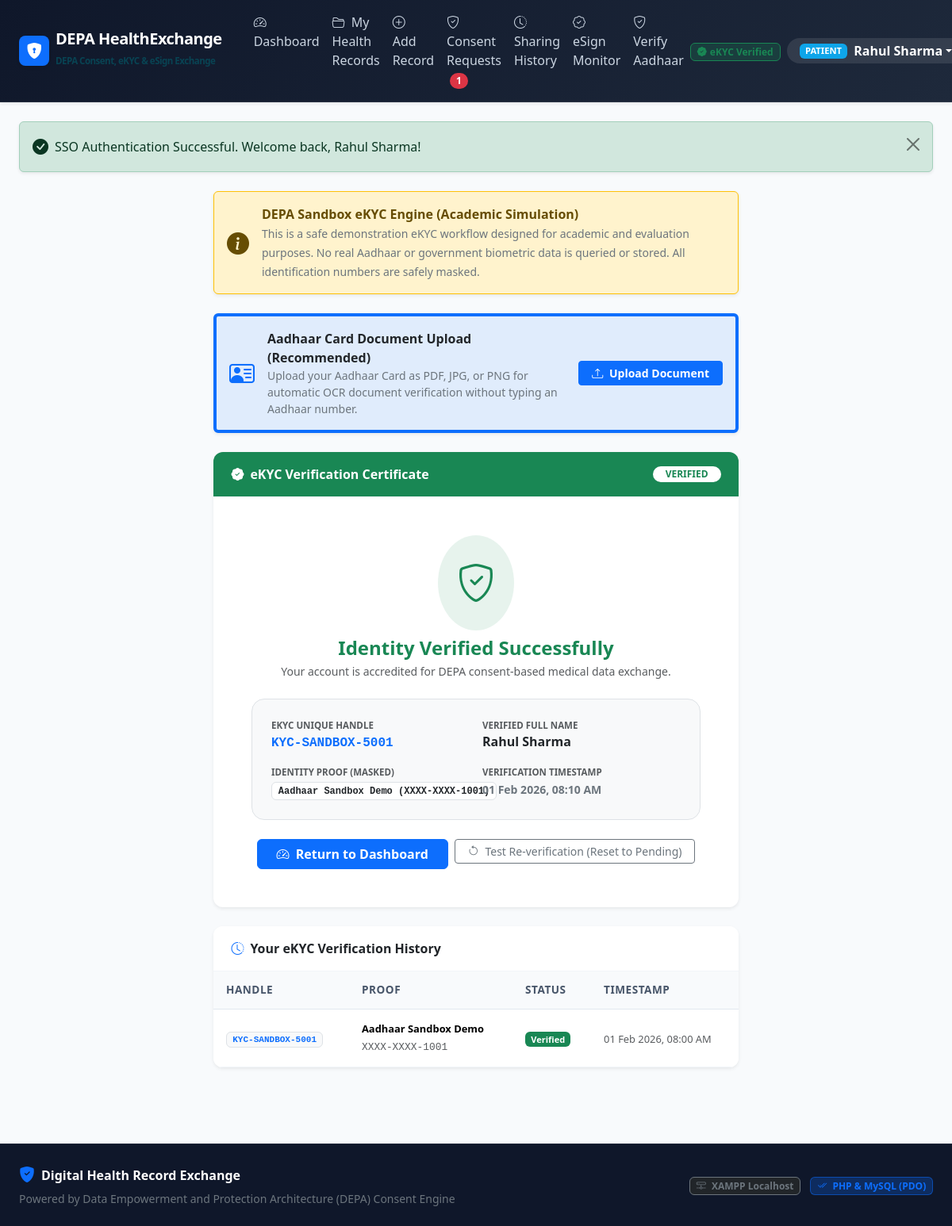
Page /ekyc/verify.php (signed in) on the committed database.
### tables this page shows
CREATE TABLE `ekyc_verifications` (
    `id` INT AUTO_INCREMENT PRIMARY KEY,
    `user_id` INT NOT NULL,
    `ekyc_uid` VARCHAR(50) NOT NULL UNIQUE COMMENT 'Sandbox KYC Handle (e.g. KYC-SANDBOX-1001)',
    `doc_type` ENUM('Aadhaar Sandbox Demo', 'PAN Card Demo', 'Passport Demo', 'Voter ID Demo', 'Medical License Verification') NOT NULL,
    `doc_number_masked` VARCHAR(50) NOT NULL,
    `full_name` VARCHAR(100) NOT NULL,
    `dob` DATE NOT NULL,
    `gender` VARCHAR(20) NOT NULL,
    `otp_verified` TINYINT(1) NOT NULL DEFAULT 1,
    `status` ENUM('Pending', 'Verified', 'Failed') NOT NULL DEFAULT 'Pending',
    `verification_notes` TEXT NULL,
    `verified_by_user_id` INT NULL,
    `verified_at` DATETIME NULL,
    `created_at` TIMESTAMP DEFAULT CURRENT_TIMESTAMP,
    CONSTRAINT `fk_ekyc_user` FOREIGN KEY (`user_id`) REFERENCES `users` (`id`) ON DELETE CASCADE,
    INDEX `idx_ekyc_uid` (`ekyc_uid`),
    INDEX `idx_ekyc_status` (`status`)
);

### includes/auth.php (called while the page is built, shortened)
<?php
function get_user_role() {
    return $_SESSION['user_role'] ?? null;
}
function get_logged_user_id() {
    return $_SESSION['user_id'] ?? null;
}

### ekyc/verify.php (the view, shortened to what this page needs)
<?php
$pdo = get_db_connection();
$userId = get_logged_user_id();
$userRole = get_user_role();
$stmtU = $pdo->prepare("SELECT * FROM `users` WHERE `id` = ?");
$stmtU->execute([$userId]);
$user = $stmtU->fetch();
$fullName = '';
if ($userRole === 'patient') {
    $stmtP = $pdo->prepare("SELECT * FROM `patients` WHERE `user_id` = ?");
    $stmtP->execute([$userId]);
    $p = $stmtP->fetch();
    if ($p) {
        $fullName = $p['full_name'];
    }
}
$ekycStatus = $user['ekyc_status'] ?? 'Pending';
$ekycInfo = get_user_ekyc_info($pdo, $userId);
$stmtHist = $pdo->prepare("SELECT * FROM `ekyc_verifications` WHERE `user_id` = ? ORDER BY `id` DESC LIMIT 5");
$stmtHist->execute([$userId]);
$ekycHistory = $stmtHist->fetchAll();
require_once ROOT_DIR . 'includes/header.php';
?>
<div class="row justify-content-center mb-5">
    <div class="col-lg-8 col-xl-7">
        <div class="alert alert-warning border-warning d-flex align-items-center shadow-sm mb-4" role="alert">
            <i class="bi bi-info-circle-fill fs-3 text-warning-emphasis me-3"></i>
            <div>
                <strong>DEPA Sandbox eKYC Engine (Academic Simulation)</strong><br>
                <small class="text-secondary">
                    This is a safe demonstration eKYC workflow designed for academic and evaluation purposes.
                    No real Aadhaar or government biometric data is queried or stored. All identification numbers are safely masked.
                </small>
            </div>
        </div>
        <div class="card border-primary border-start border-4 shadow-sm mb-4 bg-primary bg-opacity-10">
            <div class="card-body p-3 d-flex justify-content-between align-items-center">
                <div class="d-flex align-items-center">
                    <i class="bi bi-person-vcard fs-2 text-primary me-3"></i>
                    <div>
                        <strong class="text-dark">Aadhaar Card Document Upload (Recommended)</strong>
                        <div class="text-secondary small">Upload your Aadhaar Card as PDF, JPG, or PNG for automatic OCR document verification without typing an Aadhaar number.</div>
                    </div>
                </div>
                <a href="<?= BASE_URL ?>patient/aadhaar_ekyc.php" class="btn btn-primary btn-sm px-3 fw-bold text-nowrap ms-3">
                    <i class="bi bi-upload me-1"></i> Upload Document
                </a>
            </div>
        </div>
        <?php if ($ekycStatus === 'Verified'): ?>
            <div class="card card-custom border-0 shadow-sm overflow-hidden mb-4">
                <div class="card-header bg-success text-white py-3 d-flex justify-content-between align-items-center">
                    <span class="fw-bold"><i class="bi bi-patch-check-fill me-2"></i>eKYC Verification Certificate</span>
                    <span class="badge bg-white text-success fw-bold px-3 py-1 rounded-pill">VERIFIED</span>
                </div>
                <div class="card-body p-4 p-md-5">
                    <div class="text-center mb-4">
                        <div class="d-inline-flex align-items-center justify-content-center bg-success bg-opacity-10 text-success rounded-circle p-4 mb-2">
                            <i class="bi bi-shield-check" style="font-size: 3rem;"></i>
                        </div>
                        <h4 class="fw-bold text-success mb-1">Identity Verified Successfully</h4>
                        <p class="text-muted small">Your account is accredited for DEPA consent-based medical data exchange.</p>
                    </div>
                    <div class="bg-light p-4 rounded-4 border mb-4">
                        <div class="row g-3">
                            <div class="col-sm-6">
                                <small class="text-muted d-block text-uppercase fw-semibold" style="font-size: 0.72rem;">eKYC Unique Handle</small>
                                <span class="fw-bold text-primary font-monospace fs-6"><?= e($ekycInfo['ekyc_uid'] ?? 'KYC-SANDBOX-VERIFIED') ?></span>
                            </div>
                            <div class="col-sm-6">
                                <small class="text-muted d-block text-uppercase fw-semibold" style="font-size: 0.72rem;">Verified Full Name</small>
                                <span class="fw-bold text-dark"><?= e($ekycInfo['full_name'] ?? $fullName) ?></span>
                            </div>
                            <div class="col-sm-6">
                                <small class="text-muted d-block text-uppercase fw-semibold" style="font-size: 0.72rem;">Identity Proof (Masked)</small>
                                <span class="badge bg-white text-dark border font-monospace"><?= e($ekycInfo['doc_type'] ?? 'Aadhaar Sandbox Demo') ?> (<?= e($ekycInfo['doc_number_masked'] ?? 'XXXX-XXXX-1001') ?>)</span>
                            </div>
                            <div class="col-sm-6">
                                <small class="text-muted d-block text-uppercase fw-semibold" style="font-size: 0.72rem;">Verification Timestamp</small>
                                <span class="small fw-semibold text-secondary"><?= format_date($ekycInfo['verified_at'] ?? $user['created_at']) ?></span>
                            </div>
                        </div>
                    </div>
                    <div class="d-flex flex-wrap justify-content-center gap-2">
                        <a href="<?= BASE_URL ?><?= $userRole ?>/dashboard.php" class="btn btn-primary px-4 fw-semibold">
                            <i class="bi bi-speedometer2 me-1"></i> Return to Dashboard
                        </a>
                        <form method="POST" action="<?= BASE_URL ?>ekyc/verify.php" class="d-inline">
                            <button type="submit" class="btn btn-outline-secondary btn-sm px-3" onclick="return confirm('Reset status to Pending to test verification flow again?')">
                                <i class="bi bi-arrow-counterclockwise me-1"></i> Test Re-verification (Reset to Pending)
                            </button>
                        </form>
                    </div>
                </div>
            </div>
        <?php endif; ?>
        <?php if (!empty($ekycHistory)): ?>
            <div class="card card-custom border-0 shadow-sm overflow-hidden mb-4">
                <div class="card-header bg-white py-3">
                    <span class="fw-bold fs-6 text-dark"><i class="bi bi-clock-history me-2 text-primary"></i>Your eKYC Verification History</span>
                </div>
                <div class="card-body p-0">
                    <div class="table-responsive">
                        <table class="table table-custom mb-0">
                            <thead>
                                <tr>
                                    <th>Handle</th>
                                    <th>Proof</th>
                                    <th>Status</th>
                                    <th>Timestamp</th>
                                </tr>
                            </thead>
                            <tbody>
                                <?php foreach ($ekycHistory as $h): ?>
                                    <tr>
                                        <td>
                                            <span class="badge bg-light text-primary border font-monospace"><?= e($h['ekyc_uid']) ?></span>
                                        </td>
                                        <td>
                                            <div class="small fw-semibold"><?= e($h['doc_type']) ?></div>
                                            <small class="text-muted font-monospace"><?= e($h['doc_number_masked']) ?></small>
                                        </td>
                                        <td>
                                            <?php if ($h['status'] === 'Verified'): ?>
                                                <span class="badge bg-success text-white">Verified</span>
                                            <?php elseif ($h['status'] === 'Failed'): ?>
                                                <span class="badge bg-danger text-white">Failed</span>
                                            <?php else: ?>
                                                <span class="badge bg-warning text-dark">Pending</span>
                                            <?php endif; ?>
                                        </td>
                                        <td>
                                            <small class="text-muted"><?= format_date($h['created_at']) ?></small>
                                        </td>
                                    </tr>
                                <?php endforeach; ?>
                            </tbody>
                        </table>
                    </div>
                </div>
            </div>
        <?php endif; ?>
    </div>
</div>
<?php require_once ROOT_DIR . 'includes/footer.php'; ?>

### assets/css/style.css (style rules this page uses)
:root { --primary-color: #0d6efd; --primary-dark: #0a58ca; --primary-light: #e7f1ff; --secondary-color: #475569; --success-color: #10b981; --success-light: #d1fae5; --warning-color: #f59e0b; --warning-light: #fef3c7; --danger-color: #ef4444; --danger-light: #fee2e2; --depa-blue: #0284c7; --depa-cyan: #06b6d4; --depa-purple: #7c3aed; --bg-body: #f8fafc; --card-shadow: 0 4px 6px -1px rgba(0, 0, 0, 0.07), 0 2px 4px -2px rgba(0, 0, 0, 0.05); --card-shadow-hover: 0 10px 15px -3px rgba(0, 0, 0, 0.08), 0 4px 6px -4px rgba(0, 0, 0, 0.04); }
body { background-color: var(--bg-body); font-family: 'Segoe UI', system-ui, -apple-system, BlinkMacSystemFont, Roboto, sans-serif; color: #1e293b; min-height: 100vh; display: flex; flex-direction: column; }
.card-custom { background: #ffffff; border: 1px solid #e2e8f0; border-radius: 12px; box-shadow: var(--card-shadow); }
.card-custom .card-header { background-color: transparent; border-bottom: 1px solid #f1f5f9; padding: 1.1rem 1.4rem; font-weight: 600; }
.table-custom { border-collapse: separate; border-spacing: 0; width: 100%; }
.table-custom th { background-color: #f8fafc; color: #475569; font-weight: 600; font-size: 0.85rem; text-transform: uppercase; letter-spacing: 0.5px; padding: 0.85rem 1rem; border-bottom: 1px solid #e2e8f0; }
.table-custom td { padding: 0.9rem 1rem; vertical-align: middle; border-bottom: 1px solid #f1f5f9; font-size: 0.92rem; }

### rows in the picture
ekyc_verifications: ekyc_uid "KYC-SANDBOX-5001", full_name "Rahul Sharma", doc_type "Aadhaar Sandbox Demo", doc_number_masked "XXXX-XXXX-1001", verified_at "01 Feb 2026, 08:10 AM", status "Verified", created_at "01 Feb 2026, 08:00 AM"

### other values in the picture
APP_SHORT_NAME "DEPA HealthExchange"
$pendingConsentCount "1"
$userRole "PATIENT"
$userName "Rahul Sharma"
$flash['message'] "SSO Authentication Successful. Welcome back, Rahul Sharma!"
APP_NAME "Digital Health Record Exchange"
